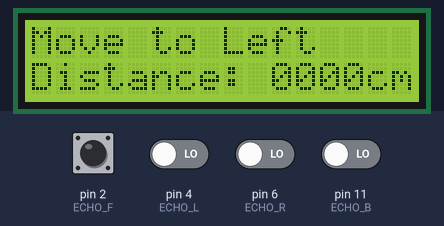
Bench run of a sketch on a simulated Arduino Uno, built with avr-gcc and run on an emulated ATmega328P. On the bench: 16×2 character LCD. The inputs (shaded band) are chosen by the test bench; at power-on: pin 2 (ECHO_F), pin 4 (ECHO_L), pin 6 (ECHO_R), pin 11 (ECHO_B) LOW.

Above: at 4.7 s.
4.8 s: pin 2 (ECHO_F) pulsed HIGH 5 times (0.12 s each, 0.3 s apart)
At 7.8 s:
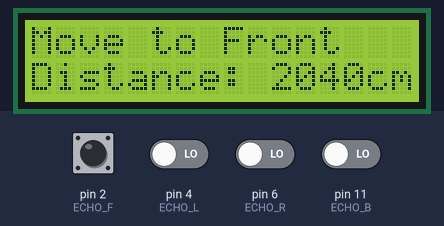
Timing chart, 0 to 9.3 s (numbered marks = the images above; inputs shaded):
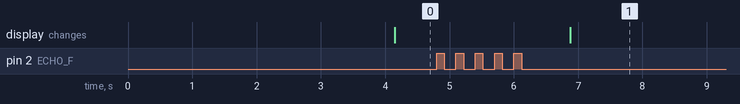

Measured:
- after the input at 4.8 s, the display: changes after 2.1 s (image 1)

The sketch:

ArduinoData.ino
```cpp
#include <SoftwareSerial.h>
#include "Ultrasonic.h"
#include "Lcd.h"
#include "PinNumber.h"
#include "OperationCode.h"

SoftwareSerial mySerial(PIN_RX, PIN_TX);
Ultrasonic bottomUltrasonic(TRIG_B, ECHO_B), rightUltrasonic(TRIG_R, ECHO_R), leftUltrasonic(TRIG_L, ECHO_L), frontUltrasonic(TRIG_F, ECHO_F);
Lcd lcd(0x27, 16, 2);

int bottomDistance, rightDistance, leftDistance, frontDistance, frontThresholds = 15, bottomThresholds = 20;

void setup() {
    mySerial.begin(9600);
    rightUltrasonic.setup();
    leftUltrasonic.setup();
    frontUltrasonic.setup();
    bottomUltrasonic.setup();
    lcd.setup();
}

void loop() {
    frontDistance = frontUltrasonic.readDistance();
    bottomDistance = bottomUltrasonic.readDistance();

    /**
     * 정면 거리가 특정값 보다 작아지는 경우 (장애물에 가까워지면) || 바닥 거리가 특정값보다 커지는 경우 (낭떠러지 만나면)
     * → 속도 줄이면서, 거리가 더 긴 쪽으로 우회전 혹은 좌회전 지시
    */
    if (frontDistance < frontThresholds || bottomDistance > bottomThresholds) {
        rightDistance = rightUltrasonic.readDistance();
        leftDistance = leftUltrasonic.readDistance();
        if (rightDistance > leftDistance) {
            mySerial.print(getOperationCode(DirectionCode::RIGHT, SpeedCode::SLOW)); //모터 제어 아두이노에게 동작 코드 전송
            lcd.printstr("Move to Right");
            lcd.printDistance(rightDistance);
        }
        else {
            mySerial.print(getOperationCode(DirectionCode::LEFT, SpeedCode::SLOW));
            lcd.printstr("Move to Left");
            lcd.printDistance(leftDistance);
        }
    }
    //평소에는 속도 높이면서 전진 지시
    else {
        mySerial.print(getOperationCode(DirectionCode::FRONT, SpeedCode::FAST));
        lcd.printstr("Move to Front");
        lcd.printDistance(frontDistance);
    }

    delay(1500); //딜레이 주지 않으면 데이터 전송 시 값이 이상하게 변함
}
```

operationCode.h
```cpp
//아두이노 동작에 대한 코드 정의
//방향 코드
enum class DirectionCode {
    FRONT, //전진 (FORWARD로 할 경우, AFMotor.h의 FORWARD 변수와 중복)
    RIGHT, //우회전
    LEFT //좌회전
};

//속도 코드
enum class SpeedCode {
    FAST, //속도 빠르게
    SLOW, //속도 느리게
    STOP, //멈춤
    MOVE //움직임
};

/**
 * 방향 코드 + 속도 코드 = 동작 코드 정의
 * ex. 00 코드는 전진, 속도 빠르게
 * ex. 21 코드는 좌회전, 속도 느리게
 * → 적외선 센서로 데이터 받는 아두이노가 동작 코드 생성 후 모터 제어하는 아두이노에게 전송
*/
String getOperationCode(DirectionCode directionCode, SpeedCode speedCode) {
    return String(static_cast<int>(directionCode)) + String(static_cast<int>(speedCode));
}

//모터 제어하는 아두이노에게 전송된 동작 코드 → 방향 코드로 파싱
DirectionCode parseDirectionCode(String operationCode) {
    return static_cast<DirectionCode>(operationCode.substring(0, 1).toInt());
}

//모터 제어하는 아두이노에게 전송된 동작 코드 → 속도 코드로 파싱
SpeedCode parseSpeedCode(String operationCode) {
    return static_cast<SpeedCode>(operationCode.substring(1, 2).toInt());
}
```

pinNumber.h
```cpp
//각 센서의 핀 번호
/**
 * 아두이노 간 시리얼 통신을 위한 디지털 핀 번호
 * 디지털 핀 서로 크로스해서 연결해야 함
 * ex. 아두이노 A Pin 9 - 아두이노 B Pin 10 연결 + 아두이노 A Pin 10 - 아두이노 B Pin 9 연결
*/
#define PIN_RX 9 //수신부 (모터 쉴드의 SERVO-2)
#define PIN_TX 10 //발신부 (모터 쉴드의 SER1)

//적외선 센서 핀 번호
//bottom
#define TRIG_B 12
#define ECHO_B 11
//right
#define TRIG_R 7
#define ECHO_R 6
//left
#define TRIG_L 5
#define ECHO_L 4
//front
#define TRIG_F 3
#define ECHO_F 2

//모터 핀 번호
//right
#define MOTOR_R 1
//left
#define MOTOR_L 2
```

ultrasonic.cpp
```cpp
#include "Arduino.h"
#include "Ultrasonic.h"

Ultrasonic::Ultrasonic(int trig, int echo): trig(trig), echo(echo) {}

//적외선 센서 핀 번호 설정
void Ultrasonic::setup() {
    pinMode(trig, OUTPUT);
    pinMode(echo, INPUT);
}

//초음파 센서 값 읽어오는 함수
int Ultrasonic::readDistance() {
    float duration, distance;

    //초음파 센서는 초음파를 발사 후 돌아오는 시간을 역산하여 거리 값으로 계산
    digitalWrite(trig, HIGH); //초음파 발사
    delay(10);
    digitalWrite(trig, LOW); //초음파 발사 중단

    duration = pulseIn(echo, HIGH); //초음파 센서 Echo 핀에 신호가 들어올 때까지의 시간(마이크로초 단위, 1초 = 1000000마이크로초)
    distance = (340. * duration / 10000) / 2; //초음파 속도 340m/s
    return distance; //cm 단위
}
```

ultrasonic.h
```cpp
#ifndef ULTRASONIC_H
#define ULTRASONIC_H

#include "Arduino.h"

class Ultrasonic {
public:
    Ultrasonic(int trig, int echo);
    void setup();
    int readDistance();
private:
    int trig, echo;
};

#endif
```

lcd.cpp
```cpp
#include "Arduino.h"
#include "Lcd.h"

Lcd::Lcd(uint8_t lcd_Addr,uint8_t lcd_cols,uint8_t lcd_rows): lcd(LiquidCrystal_I2C(lcd_Addr, lcd_cols, lcd_rows)) {}

void Lcd::setup() {
    lcd.init();
    lcd.backlight();
    lcd.setCursor(0, 0);
}

void Lcd::printDistance(long distance) {
    int j = (distance % 10000) / 1000; //1000의 자리
    int k = (distance % 1000) / 100; //100의 자리
    int l = (distance % 100) / 10; //10의 자리
    int m = (distance % 10); //1의 자리

    lcd.setCursor(0, 1); //커서 첫번째칸 두번째줄 위치
    lcd.print("Distance: ");
    lcd.print(j);
    lcd.print(k);
    lcd.print(l);
    lcd.print(m);
    lcd.print("cm");
}

void Lcd::printstr(String str) {
    lcd.setCursor(0, 0);
    lcd.printstr("                "); //기존 문자열 출력되어있는 경우, erase 역할
    lcd.setCursor(0, 0);
    lcd.printstr(str.c_str());
}
```

lcd.h
```cpp
#ifndef LCD_H
#define LCD

#include "Arduino.h"
#include <LiquidCrystal_I2C.h>

class Lcd {
public:
    Lcd(uint8_t lcd_Addr, uint8_t lcd_cols, uint8_t lcd_rows);
    void setup();
    void printDistance(long distance);
    void printstr(String str);
private:
    LiquidCrystal_I2C lcd;
};

#endif
```
